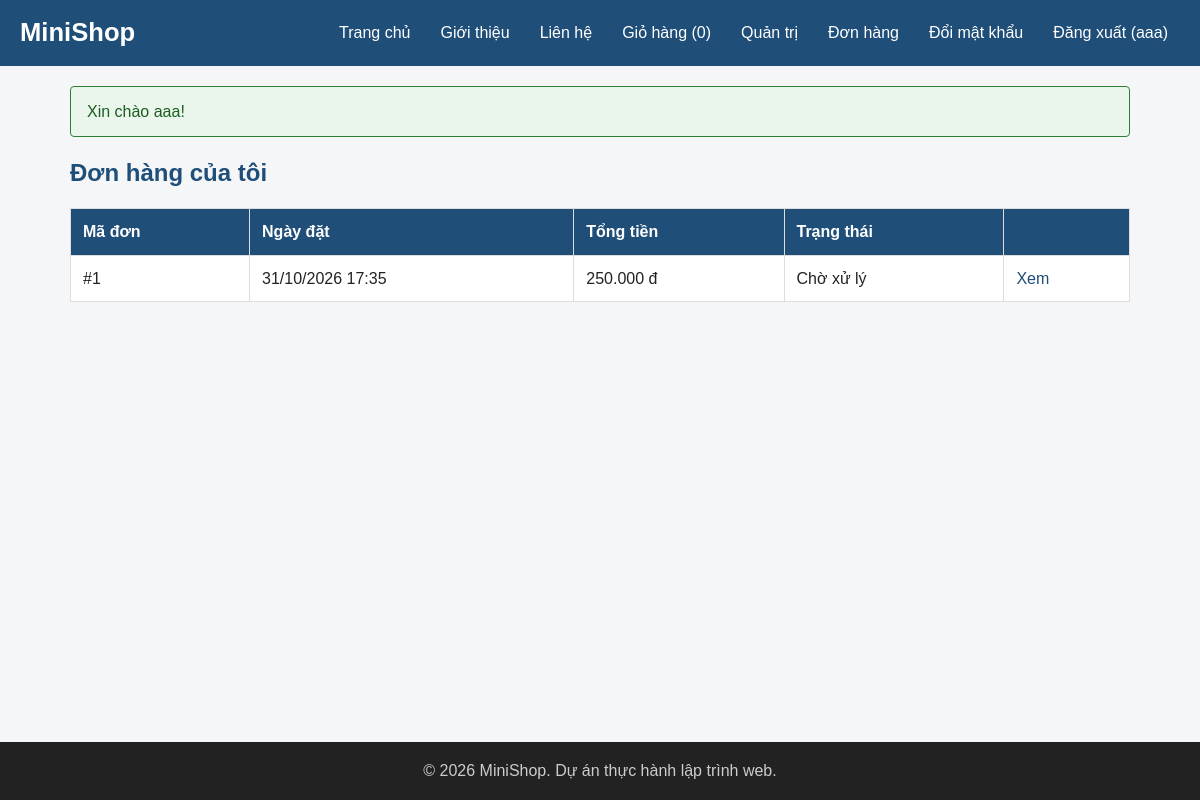
Screenshot of /orders.php (signed in) with the database file from the repository.
### tables this page shows
CREATE TABLE `orders` (
  `id` int(10) UNSIGNED NOT NULL,
  `user_id` int(10) UNSIGNED NOT NULL,
  `fullname` varchar(100) NOT NULL,
  `phone` varchar(15) NOT NULL,
  `address` varchar(255) NOT NULL,
  `note` varchar(500) NOT NULL DEFAULT '',
  `total` int(10) UNSIGNED NOT NULL,
  `status` enum('pending','shipping','completed','cancelled') NOT NULL DEFAULT 'pending',
  `created_at` datetime NOT NULL DEFAULT current_timestamp()
);

### includes/functions.php (called while the page is built, shortened)
<?php
function e($value)
{
    return htmlspecialchars((string) $value, ENT_QUOTES, 'UTF-8');
}
function format_price($amount)
{
    return number_format((int) $amount, 0, ',', '.') . ' đ';
}
function url($path = '')
{
    return BASE_URL . ltrim($path, '/');
}
function order_statuses()
{
    return [
        'pending'   => 'Chờ xử lý',
        'shipping'  => 'Đang giao',
        'completed' => 'Hoàn tất',
        'cancelled' => 'Đã hủy',
    ];
}
function order_status_label($status)
{
    return order_statuses()[$status] ?? $status;
}

### orders.php (the view, shortened to what this page needs)
<?php
require __DIR__ . '/includes/init.php';
$stmt = $pdo->prepare(
    'SELECT id, total, status, created_at FROM orders WHERE user_id = ? ORDER BY id DESC'
);
$stmt->execute([current_user()['id']]);
$orders = $stmt->fetchAll();
require __DIR__ . '/includes/header.php';
?>
<h2>Đơn hàng của tôi</h2>
<?php if (!$orders): ?>
    <p>Bạn chưa có đơn hàng nào. <a href="<?= url('index.php') ?>">Xem sản phẩm</a></p>
<?php else: ?>
    <table>
        <thead>
            <tr>
                <th>Mã đơn</th>
                <th>Ngày đặt</th>
                <th>Tổng tiền</th>
                <th>Trạng thái</th>
                <th></th>
            </tr>
        </thead>
        <tbody>
            <?php foreach ($orders as $order): ?>
                <tr>
                    <td>#<?= $order['id'] ?></td>
                    <td><?= date('d/m/Y H:i', strtotime($order['created_at'])) ?></td>
                    <td><?= format_price($order['total']) ?></td>
                    <td><?= e(order_status_label($order['status'])) ?></td>
                    <td><a href="<?= url('order-detail.php?id=' . $order['id']) ?>">Xem</a></td>
                </tr>
            <?php endforeach; ?>
        </tbody>
    </table>
<?php endif; ?>
<?php require __DIR__ . '/includes/footer.php'; ?>

### css/style.css (style rules this page uses)
:root { --primary: #1f4e79; --primary-dark: #163a5a; --accent: #e67e22; --accent-dark: #cf6d17; --text: #222222; --muted: #666666; --border: #dddddd; --bg: #f5f6f8; --white: #ffffff; --danger: #c0392b; }
* { box-sizing: border-box; }
body { margin: 0; font-family: Arial, Helvetica, sans-serif; font-size: 16px; line-height: 1.6; color: var(--text); background-color: var(--bg); }
h1, h2, h3 { line-height: 1.3; }
h2 { color: var(--primary); }
a { color: var(--primary); text-decoration: none; }
body { display: flex; flex-direction: column; min-height: 100vh; }
table { width: 100%; border-collapse: collapse; background-color: var(--white); }
th, td { padding: 10px 12px; border: 1px solid var(--border); text-align: left; }
th { background-color: var(--primary); color: var(--white); }

### rows the page displays
orders: id "1", created_at "31/10/2026 17:35", total "250.000 đ", status "Chờ xử lý"

### other values shown
APP_NAME "MiniShop"
cart_count() "0"
current_user()['fullname'] "aaa"
$flash['message'] "Xin chào aaa!"
